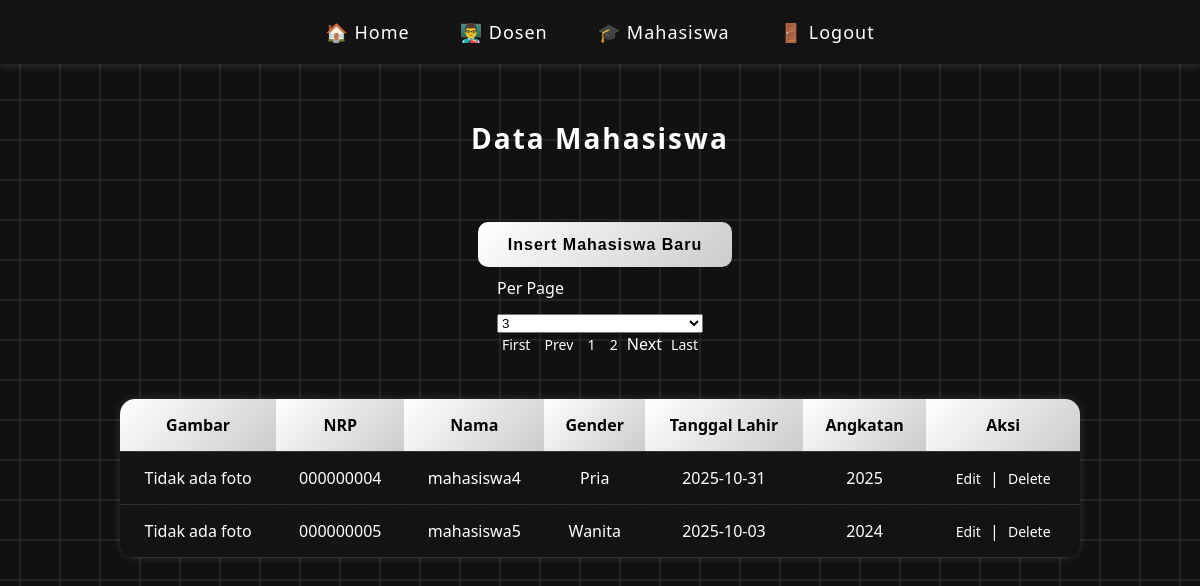
/tampilanmahasiswa.php?p=2&cboPage=3 (signed in), run on the app's committed database.
### tables this page shows
CREATE TABLE `mahasiswa` (
  `nrp` char(9) NOT NULL,
  `nama` varchar(45) DEFAULT NULL,
  `gender` enum('Pria','Wanita') DEFAULT NULL,
  `tanggal_lahir` date DEFAULT NULL,
  `angkatan` year(4) DEFAULT NULL,
  `foto_extention` varchar(4) DEFAULT NULL,
  PRIMARY KEY (`nrp`)
);

### service/conn.php (called while the page is built, shortened)
<?php
	class connection{
		public function __construct()
		{
			$this->con = new mysqli("localhost", "root", "", "fullstack");
		}
	}
?>

### service/mahasiswa.php (called while the page is built, shortened)
<?php
require_once("conn.php");
class mahasiswa extends connection
{
    public function getAllMahasiswa($pNRP = "0")
    {
        if ($pNRP != "0") {
            $sql = "SELECT * FROM mahasiswa WHERE nrp = ?";
            $stmt = $this->con->prepare($sql);
            $stmt->bind_param("s", $pNRP);
            $stmt->execute();
            $result = $stmt->get_result();
        } else {
            $sql = "SELECT * FROM mahasiswa";
            $stmt = $this->con->prepare($sql);
            $stmt->execute();
            $result = $stmt->get_result();
        }
        return $result;
    }
    public function getMahasiswaLimit($offset = 0, $limit = 0)
    {
        $sql = "SELECT * FROM mahasiswa LIMIT ?,?";
        $stmt = $this->con->prepare($sql);
        $stmt->bind_param("ii", $offset, $limit);
        $stmt->execute();
        return $stmt->get_result();
    }
}

### tampilanmahasiswa.php (the view, shortened to what this page needs)
<?php
include('service/mahasiswa.php');
$objMhs = new mahasiswa();
?>
<!DOCTYPE html>
<html>
<head>
	<link rel="stylesheet" href="style.css">
</head>
<body>
	<?php include('header.php'); ?>
	<div class="styleTampilan">
		<h2>Data Mahasiswa</h2>
		<div class="button-container">
			<a href="insertmahasiswa.php">
				<button class="btn">Insert Mahasiswa Baru</button>
			</a>
		</div>
		<?php
		if (isset($_GET['cboPage'])) {
			$perpage = $_GET['cboPage'];
		}
		else {
			$perpage = 3;
		}
        echo "<div class='paging'>
		<form method='get' action='tampilandosen.php'>
			Per Page
			<select name='cboPage' onchange='this.form.submit()'>
				<option value='2' ".($perpage==2?"selected":"").">2</option>
				<option value='3' ".($perpage==3?"selected":"").">3</option>
				<option value='4' ".($perpage==4?"selected":"").">4</option>
				<option value='5' ".($perpage==5?"selected":"").">5</option>
			</select>
		</form>
		";
		$jumlahData = $objMhs->getAllMahasiswa()->num_rows;
		$totalpage = ceil($jumlahData / $perpage);
		if (isset($_GET['p'])) {
			$p = $_GET['p'];
			$start = ($p-1) * $perpage;
		}
		else {
			$p = 1;
			$start = 0;
		}
		echo "<a href='tampilanmahasiswa.php?p=1&cboPage=$perpage'>First</a> ";
		if ($p==1) {
			echo "Prev ";
		}
		else {
			$x = $p-1;
			echo "<a href='tampilanmahasiswa.php?p=$x&cboPage=$perpage'>Prev</a> ";
		}
		for ($i = 1; $i <= $totalpage; $i++) {
			echo "<a href='tampilanmahasiswa.php?p=$i&cboPage=$perpage'>$i</a> ";
		}
		if ($p == $totalpage) {
			echo "Next ";
		} else {
			$x = $p + 1;
			echo "<a href='tampilanmahasiswa.php?p=$x&cboPage=$perpage'>Next</a> ";
		}
		echo "<a href='tampilanmahasiswa.php?p=$totalpage&cboPage=$perpage'>Last</a><br><br><br></div>";
		$result = $objMhs->getMahasiswaLimit($start, $perpage);
		echo "<table>";
		echo
		"<tr>
			<th>Gambar</th>
			<th>NRP</th>
			<th>Nama</th>
			<th>Gender</th>
			<th>Tanggal Lahir</th>
			<th>Angkatan</th>
			<th>Aksi</th>
		</tr>";
		while ($row = $result->fetch_assoc()) {
			$nrp = $row['nrp'];
			$nama = $row['nama'];
			$gender = $row['gender'];
			$tanggal_lahir = $row['tanggal_lahir'];
			$angkatan = $row['angkatan'];
			$ext = $row['foto_extention'];
			echo "<tr>";
			echo "<td>";
			if ($ext != "") {
				$gambar = "gambar/mahasiswa/$nrp.$ext";
				echo "<img src='$gambar' width='50' height='50'>";
			} else {
				echo "Tidak ada foto";
			}
			echo "</td>";
			echo "<td>$nrp</td>";
			echo "<td>$nama</td>";
			echo "<td>$gender</td>";
			echo "<td>$tanggal_lahir</td>";
			echo "<td>$angkatan</td>";
			echo "<td>
					<a href='editmahasiswa.php?nrp=$nrp'>Edit</a> |
					<a href='delmahasiswa.php?nrp=$nrp' onclick=\"return confirm('Yakin hapus mahasiswa ini?');\">Delete</a>
					</td>";
			echo "</tr>";
		}
		echo "</table>";
		?>
	</div>
</body>
</html>

### header.php (shortened to what this page needs)
<?php
if ($_SESSION['admin'] == 1) { ?>
<div class="navbar">
    <div class="nav-links">
        <a href="index.php">🏠 Home</a>
        <a href="tampilandosen.php">👨‍🏫 Dosen</a>
        <a href="tampilanmahasiswa.php">🎓 Mahasiswa</a>
        <?php if (isset($_SESSION['login'])): ?>
            <a href="logout.php">🚪 Logout</a>
        <?php endif; ?>
    </div>
</div>
<?php } ?>

### style.css (style rules this page uses)
body { margin: 0; height: 100%; justify-content: center; align-items: center; font-family: 'Segoe UI', sans-serif; background: #111; background-size: 40px 40px; color: #fff; }
.styleTampilan { display: flex; flex-direction: column; justify-content: center; align-items: center; margin-top: 2rem; }
h2 { margin-bottom: 25px; color: #ffffff; font-size: 28px; letter-spacing: 2px; }
button { width: 100%; height: 45px; padding: 0 12px; margin: 10px 0; border: none; border-radius: 10px; box-sizing: border-box; font-size: 16px; background: linear-gradient(135deg, #ffffff, #cccccc); color: #000; font-weight: bold; cursor: pointer; transition: 0.3s ease; letter-spacing: 1px; }
a { display: block; margin-top: 20px; color: #aaa; text-decoration: none; font-size: 14px; transition: color 0.3s; text-align: center; }
form { display: flex; flex-direction: column; gap: 15px; text-align: left; }
table { border-collapse: collapse; width: 80%; background: rgba(20, 20, 20, 0.9); border-radius: 15px; overflow: hidden; box-shadow: 0 0 10px #fff2; backdrop-filter: blur(6px); }
th, td { border-bottom: 1px solid #333; padding: 15px; text-align: center; }
th { background: linear-gradient(135deg, #ffffff, #cccccc); color: #000; }
a { text-decoration: none; color: #fff; margin: 0 5px; transition: 0.3s; display: inline; }
.button-container { margin-top: 30px; }
.btn { background: linear-gradient(135deg, #ffffff, #cccccc); color: #000; padding: 12px 25px; border: none; border-radius: 10px; font-weight: bold; cursor: pointer; transition: 0.3s; letter-spacing: 1px; }

### header.php (style rules this page uses)
.navbar { background: rgba(20, 20, 20, 0.9); backdrop-filter: blur(8px); padding: 20px 0; display: flex; justify-content: center; align-items: center; position: sticky; top: 0; z-index: 10; box-shadow: 0 0 10px #ffffff33; animation: glow 2s infinite alternate; }
.navbar a { color: #fff; text-decoration: none; margin: 0 25px; font-family: 'Segoe UI', sans-serif; font-size: 18px; letter-spacing: 1px; transition: color 0.3s, transform 0.2s; }
.nav-links { display: flex; justify-content: center; align-items: center; }

### data on the page
mahasiswa: foto_extention "Tidak ada foto", nrp "000000004", nama "mahasiswa4", gender "Pria", tanggal_lahir "2025-10-31", angkatan "2025"
mahasiswa: foto_extention "Tidak ada foto", nrp "000000005", nama "mahasiswa5", gender "Wanita", tanggal_lahir "2025-10-03", angkatan "2024"
